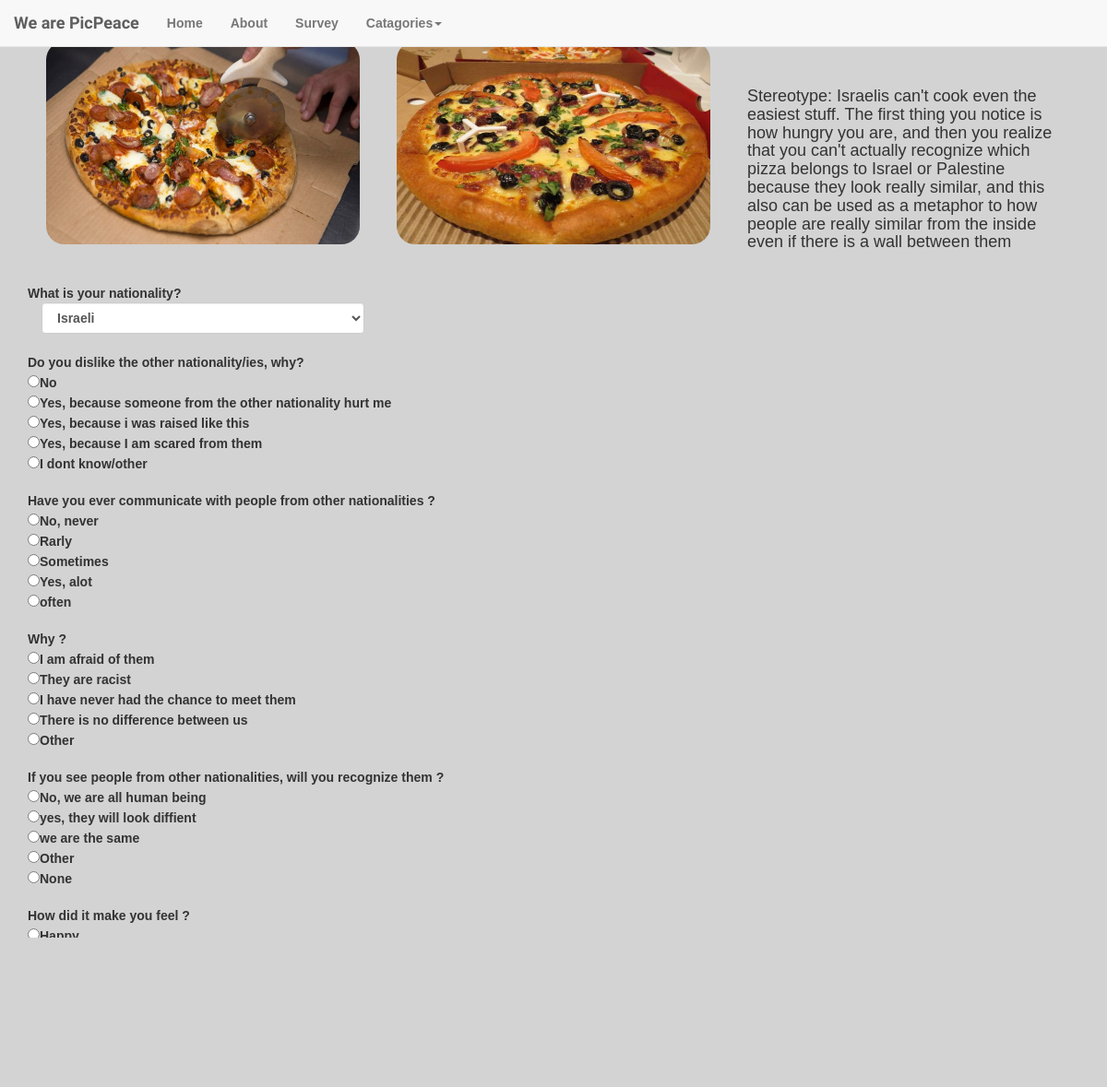
The app's page /food/pictures/2 with its own data.
### database_setup.py (models this page shows)
class Picture(Base):
    __tablename__ = 'picture'
    id = Column(Integer, primary_key=True)
    path = Column(String)
    category = Column(String)
    cover = Column(Boolean)
    discription=Column(String)

class Question(Base):
    __tablename__ = 'question'
    id = Column(Integer, primary_key=True)
    text = Column(String(15))
    a1 = Column(String(30))
    a2 = Column(String(60))
    a3 = Column(String(30))
    a4 = Column(String(30))
    a5 = Column(String(30))

### web_app.py (the view)
@app.route('/<string:category_name>/pictures/<int:pic_id>')
def pictures(category_name,pic_id):
    or_condition = or_(Pair.pic1_id==pic_id, Pair.pic2_id==pic_id)
    pair=session.query(Pair).filter(or_condition).first()
    pic1=session.query(Picture).filter_by(id=pair.pic1_id).first()
    pic2=session.query(Picture).filter_by(id=pair.pic2_id).first()
    questions=session.query(Question).all()
    return render_template('picture.html', pair_id=pair.id, pic1=pic1,pic2=pic2, questions=questions, pair_discription=pic1.discription)

### templates/picture.html (shortened to what this page needs)
<!DOCTYPE html>
<html>
<head>
  <link rel="stylesheet" href="http://maxcdn.bootstrapcdn.com/bootstrap/3.3.6/css/bootstrap.min.css">
  <link rel="stylesheet" type="text/css" href="{{ url_for('static', filename='styles.css') }}">
</head>
<body>
       <nav class="navbar navbar-default navbar-fixed-top">
        <div class="container-fluid">
          <div class="navbar-header">
            <a class="navbar-brand" href="#">We are PicPeace</a>
          </div>
          <div id="navbar" class="navbar-collapse collapse">
            <ul class="nav navbar-nav">
              <li><a href="{{ url_for('main_page') }}">Home</a></li>
              <li><a href="{{ url_for('aboutus') }}">About</a></li>
              <li><a href="{{ url_for('survey') }}">Survey</a></li>
              <li class="dropdown">
                <a href="#" class="dropdown-toggle" data-toggle="dropdown" role="button" aria-haspopup="true" aria-expanded="false">Catagories<span class="caret"></span></a>
              </li>
            </ul>
          </div>
        </div>
      </nav>
<br><br>
<div class="container">
<div class="container-fluid">
<div class="row">
  <div class="col-sm-6 col-md-4">
    <div class="thumbnail transparent">
      <img src="{{url_for ('static' , filename=pic1.path)}}" class="web_app_img">
    </div>
  </div>
  <div class="col-sm-6 col-md-4">
    <div class="thumbnail transparent">
      <img src="{{url_for ('static' , filename=pic2.path)}}" class="web_app_img">
    </div>
  </div>
  <div class="col-sm-6 col-md-4">
    <div class="thumbnail transparent" style="font-size:200%">
    <br>
      <h4>{{pair_discription}}</h4>
    </div>
  </div>
  </div>
</div>
<form action="{{url_for('submit_answers', pair_id=pair_id)}}" method="Post">
What is your nationality?<br>
            <div class="form-group">
  <div class="col-md-4">
    <select id="selectbasic" name="nationality" class="form-control">
      <option value="Israeli">Israeli</option>
    </select>
  </div>
</div>
<br><br>
{%for q in questions%}
{{q.text}}
<br><input type="radio" name="{{q.id}}" value="a1">{{q.a1}}<br>
<input type="radio" name="{{q.id}}" value="a2">{{q.a2}}<br>
<input type="radio" name="{{q.id}}" value="a3">{{q.a3}}<br>
<input type="radio" name="{{q.id}}" value="a4">{{q.a4}}<br>
<input type="radio" name="{{q.id}}" value="a5">{{q.a5}}<br><br>
{%endfor%}
<br>
<input type="submit" name="submit">
</form>
</div>
</body>
</html>

### static/styles.css (style rules this page uses)
body, html { font-family: 'Ubuntu', sans-serif; font-weight: bold; background: url("http://www.pixeden.com/media/k2/galleries/165/001-subtle-light-pattern-background-texture-vol5.jpg") no-repeat fixed center; background-size:cover; height: 100%; background-repeat: no-repeat; background-color: #d3d3d3; padding-top: 0px; }
.transparent { background-color: transparent; border-color: transparent; }
.thumbnail > .web_app_img { width: 400px; height:220px; border-radius: 20px; }
.navbar-brand { font-family: 'Shadows Into Light Two', cursive; }

### records on screen
Picture: path (picture), discription "Stereotype: Israelis can't cook even the easiest stuff. The first thing you notice is how hungry you are, and then you realize that you can't actually recognize which pizza belongs to Israel or Palestine because they look really similar, and this also can be used as a metaphor to how people are really similar from the inside even if there is a wall between them"
Picture: path (picture)
Question: text "Do you dislike the other nationality/ies, why?", a1 "No", a2 "Yes, because someone from the other nationality hurt me", a3 "Yes, because i was raised like this", a4 "Yes, because I am scared from them", a5 "I dont know/other"
Question: text "Have you ever communicate with people from other nationalities ?", a1 "No, never", a2 "Rarly", a3 "Sometimes", a4 "Yes, alot", a5 "often"
Question: text "Why ?", a1 "I am afraid of them", a2 "They are racist", a3 "I have never had the chance to meet them", a4 "There is no difference between us", a5 "Other"
Question: text "If you see people from other nationalities, will you recognize them ?", a1 "No, we are all human being", a2 "yes, they will look diffient", a3 "we are the same", a4 "Other", a5 "None"
Question: text "How did it make you feel ?", a1 "Happy"
